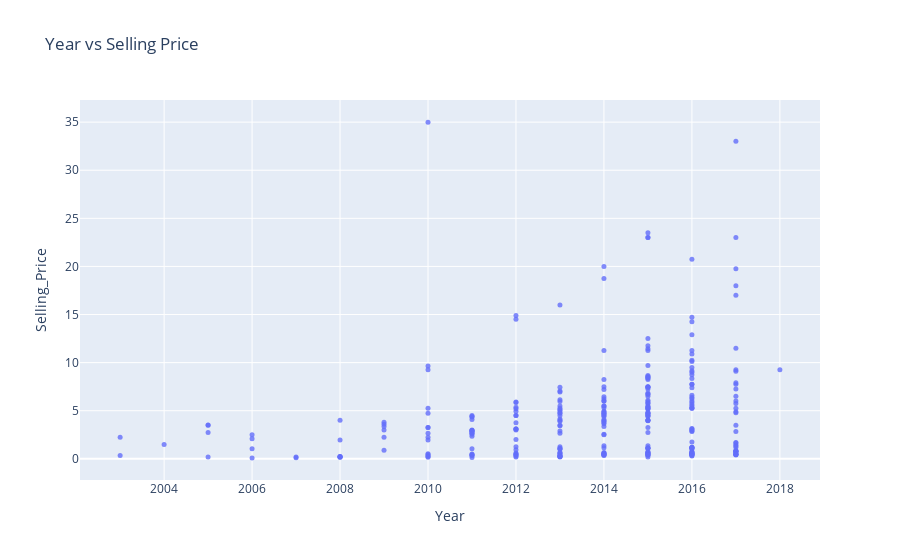

This figure's notebook cell:
### Markdown cell above
#### `Year` vs `Selling_Price`

### Code cell
fig = px.scatter(data,x='Year',y='Selling_Price',opacity=0.8,title='Year vs Selling Price')
fig.update_traces(marker_size=5)
fig.show()

### Figure 1 — Plotly figure (JSON) as saved in the notebook; plotly's stock layout.template omitted (floating-point values rounded to 4 significant figures; data arrays with more than 128 entries replaced by an {"elided": "..."} marker saying what was removed)
{"data": [{"hovertemplate": "Year=%{x}<br>Selling_Price=%{y}<extra></extra>", "legendgroup": "", "marker": {"color": "#636efa", "opacity": 0.8, "size": 5, "symbol": "circle"}, "mode": "markers", "name": "", "orientation": "v", "showlegend": false, "type": "scatter", "x": {"elided": "301 int values"}, "xaxis": "x", "y": {"elided": "301 float values"}, "yaxis": "y"}], "layout": {"legend": {"tracegroupgap": 0}, "title": {"text": "Year vs Selling Price"}, "xaxis": {"anchor": "y", "domain": [0, 1], "title": {"text": "Year"}}, "yaxis": {"anchor": "x", "domain": [0, 1], "title": {"text": "Selling_Price"}}}}
